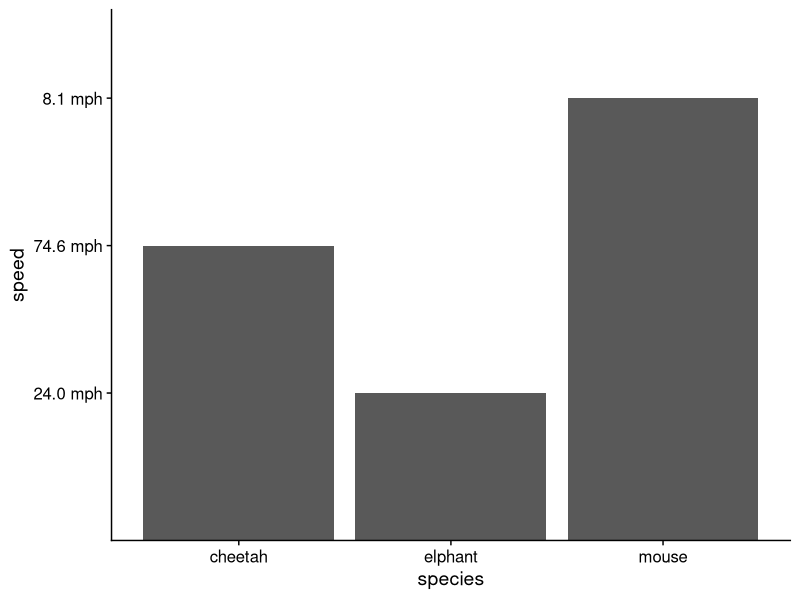
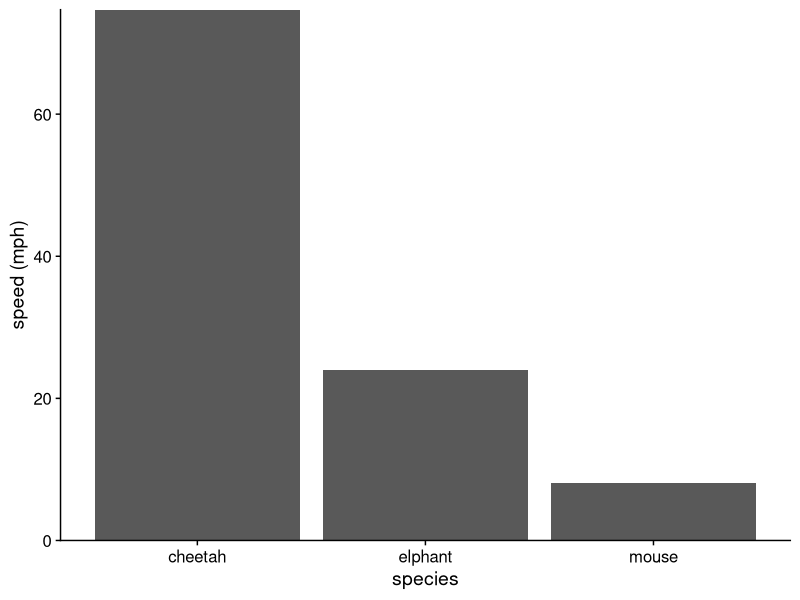

Write R code to recreate these figures, in order.
## ---- chunk 1
library(tidyverse)
## ---- chunk 2
tibble(species = c("elphant", "mouse", "cheetah"),
       speed = c("24.0 mph", "8.1 mph", "74.6 mph"),
       speed_mph = c(24, 8.1, 74.7)) %>% 
  knitr::kable(digits = 1)
# 
# 
#     flextable::flextable() %>% 
#     flextable::fontsize(size = 14, part = "all") %>% 
#     flextable::colformat_double(digits = 1) %>%  
#     flextable::width(j = 2, 1, unit = "in")
## ---- chunk 3
tibble(species = c("elphant", "mouse", "cheetah"),
       speed = c("24.0 mph", "8.1 mph", "74.6 mph"),
       speed_mph = c(24, 8.1, 74.7)) %>% 
  ggplot(aes(x = species, y = speed)) +
    geom_col() +
    cowplot::theme_cowplot()

## ---- chunk 4
tibble(species = c("elphant", "mouse", "cheetah"),
       speed = c("24.0 mph", "8.1 mph", "74.6 mph"),
       speed_mph = c(24, 8.1, 74.7)) %>% 
  ggplot(aes(x = species, y = speed_mph)) +
    geom_col() +
    cowplot::theme_cowplot() +
     scale_y_continuous(expand = c(0, 0), breaks= scales::pretty_breaks()) +
labs(y = "speed (mph)")
